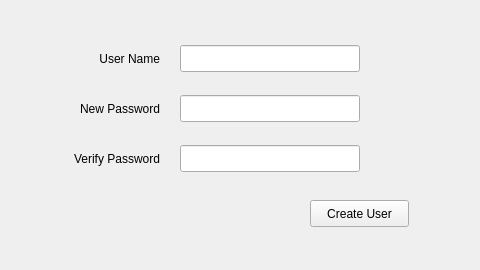
<?xml version="1.0" encoding="UTF-8"?>
<ui version="4.0">
 <class>createadmin</class>
 <widget class="QWidget" name="createadmin">
  <property name="geometry">
   <rect>
    <x>0</x>
    <y>0</y>
    <width>480</width>
    <height>270</height>
   </rect>
  </property>
  <property name="windowTitle">
   <string>Form</string>
  </property>
  <widget class="QLineEdit" name="username">
   <property name="geometry">
    <rect>
     <x>180</x>
     <y>45</y>
     <width>180</width>
     <height>27</height>
    </rect>
   </property>
  </widget>
  <widget class="QLineEdit" name="password">
   <property name="geometry">
    <rect>
     <x>180</x>
     <y>95</y>
     <width>180</width>
     <height>27</height>
    </rect>
   </property>
   <property name="echoMode">
    <enum>QLineEdit::Password</enum>
   </property>
  </widget>
  <widget class="QLineEdit" name="verify">
   <property name="geometry">
    <rect>
     <x>180</x>
     <y>145</y>
     <width>180</width>
     <height>27</height>
    </rect>
   </property>
   <property name="echoMode">
    <enum>QLineEdit::Password</enum>
   </property>
  </widget>
  <widget class="QPushButton" name="createButton">
   <property name="geometry">
    <rect>
     <x>310</x>
     <y>200</y>
     <width>99</width>
     <height>27</height>
    </rect>
   </property>
   <property name="text">
    <string>Create User</string>
   </property>
  </widget>
  <widget class="QLabel" name="label_1">
   <property name="geometry">
    <rect>
     <x>40</x>
     <y>50</y>
     <width>120</width>
     <height>17</height>
    </rect>
   </property>
   <property name="text">
    <string>User Name</string>
   </property>
   <property name="alignment">
    <set>Qt::AlignRight|Qt::AlignTrailing|Qt::AlignVCenter</set>
   </property>
  </widget>
  <widget class="QLabel" name="label_2">
   <property name="geometry">
    <rect>
     <x>40</x>
     <y>100</y>
     <width>120</width>
     <height>17</height>
    </rect>
   </property>
   <property name="text">
    <string>New Password</string>
   </property>
   <property name="alignment">
    <set>Qt::AlignRight|Qt::AlignTrailing|Qt::AlignVCenter</set>
   </property>
  </widget>
  <widget class="QLabel" name="label_3">
   <property name="geometry">
    <rect>
     <x>40</x>
     <y>150</y>
     <width>120</width>
     <height>17</height>
    </rect>
   </property>
   <property name="text">
    <string>Verify Password</string>
   </property>
   <property name="alignment">
    <set>Qt::AlignRight|Qt::AlignTrailing|Qt::AlignVCenter</set>
   </property>
  </widget>
  <widget class="QLabel" name="info">
   <property name="geometry">
    <rect>
     <x>370</x>
     <y>145</y>
     <width>27</width>
     <height>27</height>
    </rect>
   </property>
   <property name="text">
    <string/>
   </property>
  </widget>
 </widget>
 <resources/>
 <connections/>
</ui>
